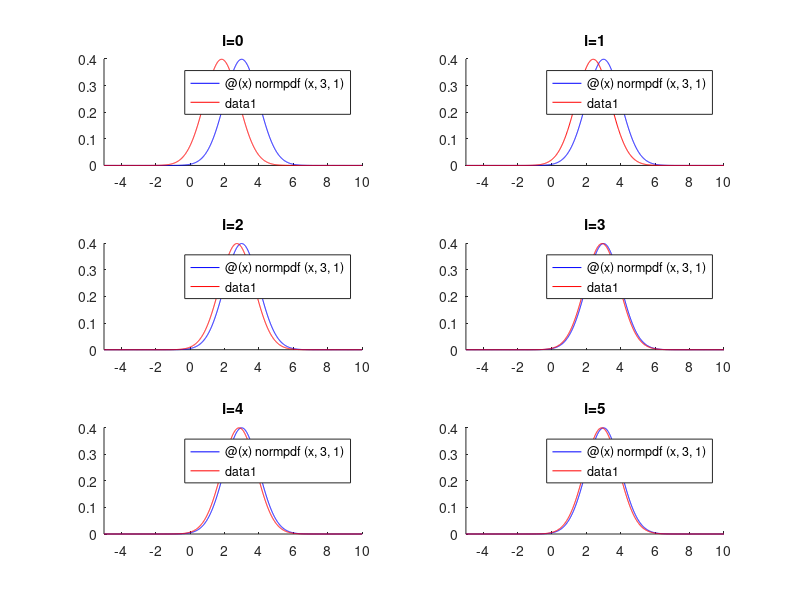

MATLAB code for this plot:
%% Blatt 4
% Hartmann, Zeitler, Diegel

%%Aufgabe 3
%%
%d)
data = csvread('samples.csv');%c)
i=0:5;
mu0 = -10; %Priori Schätzer
sigma0=1; % Unsicherheit für Priori Schätzer
sigma =1; %wahres Sigma

resMu=[0,0,0,0,0,0];% entaehlt alle bayes geschaetzten Mittelwerte
for ii=i
    numSamples = 2^ii*10;
    idata = data(1:numSamples);
    sampleMean = mean(idata);
    part1 = (numSamples*sigma0)/(numSamples*sigma0+sigma)*sampleMean;
    part2 = sigma/(numSamples*sigma0+sigma) * mu0 ;
    muN = part1+part2;
    resMu(ii+1)=muN;
end
%%
%e)
afunc = @(x) normpdf(x,3,1);
i0func=@(x) normpdf(x,resMu(1),1);
i1func=@(x) normpdf(x,resMu(2),1);
i2func=@(x) normpdf(x,resMu(3),1);
i3func=@(x) normpdf(x,resMu(4),1);
i4func=@(x) normpdf(x,resMu(5),1);
i5func=@(x) normpdf(x,resMu(6),1);
figure(1);
subplot(3,2,1);
hold on;
fplot(afunc,[-5 10], 'b')
fplot(i0func,[-5 10], 'r')
title('i=0');
hold off;

subplot(3,2,2);
hold on;
fplot(afunc,[-5 10], 'b')
fplot(i1func,[-5 10], 'r')
title('i=1');
hold off;

subplot(3,2,3);
hold on;
fplot(afunc,[-5 10], 'b')
fplot(i2func,[-5 10], 'r')
title('i=2');
hold off;

subplot(3,2,4);
hold on;
fplot(afunc,[-5 10], 'b')
fplot(i3func,[-5 10], 'r')
title('i=3');
hold off;

subplot(3,2,5);
hold on;
fplot(afunc,[-5 10], 'b')
fplot(i4func,[-5 10], 'r')
title('i=4');
hold off;

subplot(3,2,6);
hold on;
fplot(afunc,[-5 10], 'b')
fplot(i5func,[-5 10], 'r')
title('i=5');
hold off;
print(figure(1), '-djpeg', strcat('../plots/ApproxVsBayes.jpg'));
%%
%f)
mse0 = mean((i0func(-5:.001:10)-afunc(-5:.001:10)).^2);
mse1 = mean((i1func(-5:.001:10)-afunc(-5:.001:10)).^2);
mse2 = mean((i2func(-5:.001:10)-afunc(-5:.001:10)).^2);
mse3 = mean((i3func(-5:.001:10)-afunc(-5:.001:10)).^2);
mse4 = mean((i4func(-5:.001:10)-afunc(-5:.001:10)).^2);
mse5 = mean((i5func(-5:.001:10)-afunc(-5:.001:10)).^2);

